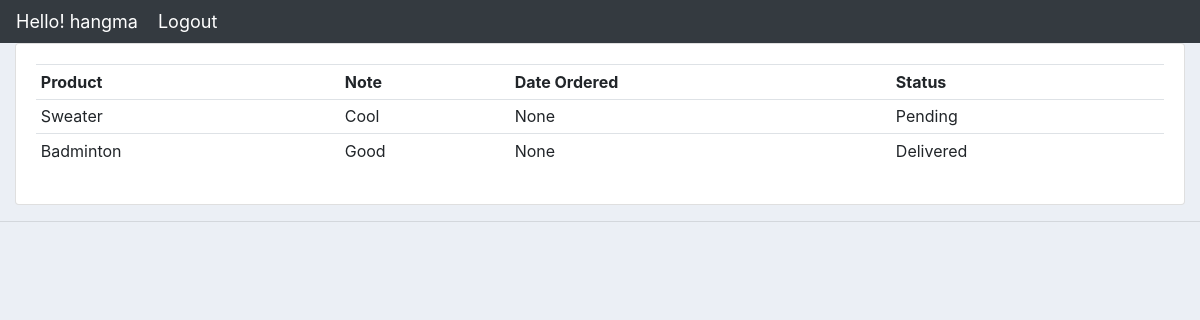
/user/ (signed in), run on the app's committed database.
### Accounts/models.py (models this page shows, shortened)
class Order(models.Model):
	STATUS = (
			('Pending','Pending'),
			('Out for Delivered','Out for Delivered'),
			('Delivered','Delivered'),
		)
	customer = models.ForeignKey(Customer, on_delete = models.SET_NULL, null = True)
	product = models.ForeignKey(Product, on_delete = models.SET_NULL, null = True)
	date_created = models.DateTimeField(auto_now_add = True, null = True)
	status = models.CharField(max_length = 100, null = True, choices= STATUS)
	note = models.CharField(max_length = 200, null = True)

class Product(models.Model):
	CATEGORY = (
			('Indoor','Indoor'),
			('Outdoor','Outdoor'),
		)
	name = models.CharField(max_length = 100, null = True)
	price = models.FloatField(null = True)
	category = models.CharField(max_length = 50,null = True, choices = CATEGORY)
	description = models.CharField(max_length = 200, null = True, blank = True)
	date_created = models.DateTimeField(auto_now_add = True)
	tags = models.ManyToManyField(Tag)
	def __str__(self):
		return self.name

### Accounts/decorators.py (the view)
		def wrapper_func(request, *args, **kwargs):
			group = None
			if request.user.groups.exists():
				group = request.user.groups.all()[0].name
			if group in allowed_roles:
				return view_func(request, *args, **kwargs)
			else:
				return HttpResponse("You are not authorized person")

### Accounts/views.py (called while the page is built)
@allowed_users(allowed_roles=['customer'])
def userPage(request):
	orders = request.user.customer.order_set.all() #orders object of particular
	total_orders = orders.count()
	delivered = orders.filter(status='delivered').count()
	pending = orders.filter(status='pending').count()
	context ={'orders':orders,'total_orders':total_orders,
	'delivered':delivered,'pending':pending}
	return render(request,'accounts/user.html', context)

### Accounts/templates/accounts/user.html
{% extends 'accounts/main.html' %}
{% block content %}
<div class="row">
<div class="col-md">
	<div class="card card-body">
		<table class="table table-sm">
			<tr>
				<th>Product</th>
				<th>Note</th>
				<th>Date Ordered</th>
				<th>Status</th>
			</tr>
				{% for order in orders %}
				<tr>
					<td>{{order.product}}</td>
					<td>{{order.note}}</td>
					<td>{{order.date_created}}</td>
					<td>{{order.status}}</td>
				</tr>
				{% endfor %}
		</table>
	</div>
</div>
</div>
{% endblock %}

### Accounts/templates/accounts/navbar.html (shortened to what this page needs)
{% load static %}
<nav class="navbar navbar-expand-lg navbar-dark bg-dark">
  <span class="hello-msg">Hello! {{request.user}} </span>
  <span ><a  class="hello-msg" href="{% url 'logout' %}">Logout</a></span>
</nav>

### static/css/main.css (style rules this page uses)
body { background-color: #ebeff5; }

### Accounts/templates/accounts/navbar.html (style rules this page uses)
.hello-msg { font-size: 18px; color: #fff; margin-right: 20px; }

### data on the page
Order: product "Sweater", note "Cool", date_created "None", status "Pending"
Order: product "Badminton", note "Good", date_created "None", status "Delivered"

### other printed values
{{ request.user }} "hangma"
